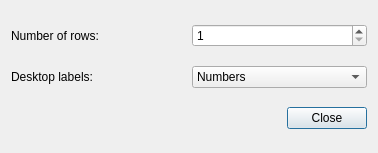
<?xml version="1.0" encoding="UTF-8"?>
<ui version="4.0">
 <class>DesktopSwitchConfiguration</class>
 <widget class="QDialog" name="DesktopSwitchConfiguration">
  <property name="geometry">
   <rect>
    <x>0</x>
    <y>0</y>
    <width>378</width>
    <height>153</height>
   </rect>
  </property>
  <property name="windowTitle">
   <string>DesktopSwitch settings</string>
  </property>
  <layout class="QGridLayout" name="gridLayout">
   <item row="0" column="0">
    <widget class="QLabel" name="labelRowsSB">
     <property name="text">
      <string>Number of rows:</string>
     </property>
    </widget>
   </item>
   <item row="0" column="1">
    <widget class="QSpinBox" name="rowsSB">
     <property name="minimum">
      <number>1</number>
     </property>
     <property name="maximum">
      <number>40</number>
     </property>
     <property name="value">
      <number>1</number>
     </property>
    </widget>
   </item>
   <item row="1" column="0">
    <widget class="QLabel" name="labelButtons">
     <property name="text">
      <string>Desktop labels:</string>
     </property>
    </widget>
   </item>
   <item row="2" column="0" colspan="2">
    <widget class="QDialogButtonBox" name="buttons">
     <property name="orientation">
      <enum>Qt::Horizontal</enum>
     </property>
     <property name="standardButtons">
      <set>QDialogButtonBox::Close</set>
     </property>
    </widget>
   </item>
   <item row="1" column="1">
    <widget class="QComboBox" name="labelTypeCB">
     <item>
      <property name="text">
       <string>Numbers</string>
      </property>
     </item>
     <item>
      <property name="text">
       <string>Names</string>
      </property>
     </item>
    </widget>
   </item>
  </layout>
 </widget>
 <resources/>
 <connections/>
</ui>
